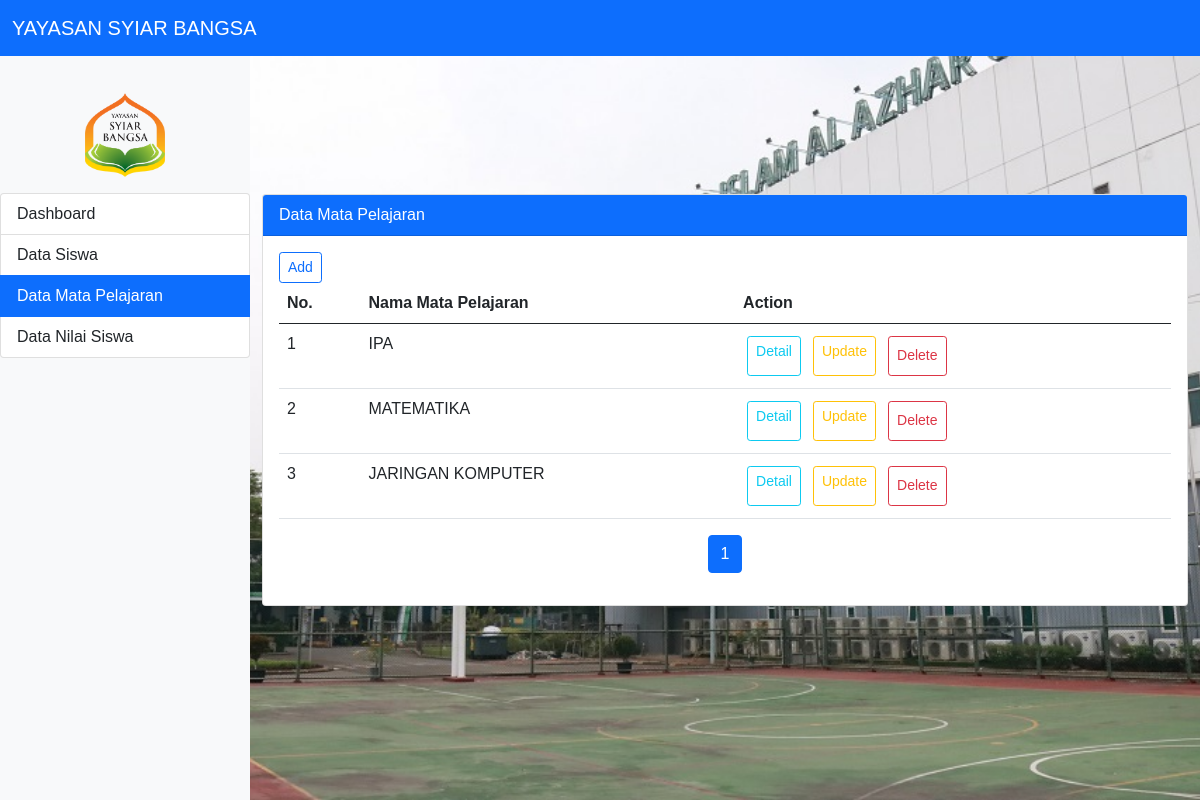
The page /view/pages/matapelajaran/mymatapelajaran.php (signed in) on the database its author committed.
### tables this page shows
CREATE TABLE `mata_pelajaran` (
  `id_matpel` int(11) NOT NULL,
  `nama_matpel` varchar(50) NOT NULL,
  `created_at` timestamp NOT NULL DEFAULT CURRENT_TIMESTAMP,
  `updated_at` timestamp NOT NULL DEFAULT CURRENT_TIMESTAMP ON UPDATE CURRENT_TIMESTAMP
);

### view/pages/matapelajaran/mymatapelajaran.php (the view, shortened to what this page needs)
<?php
$conn = connectDB();
$limit = 5;
$page = isset($_GET['page']) ? (int)$_GET['page'] : 1;
$page = max($page, 1);
$offset = ($page - 1) * $limit;
$totalQuery = $conn->query("SELECT COUNT(*) AS total FROM mata_pelajaran");
$totalRow = $totalQuery->fetch_assoc();
$totalData = $totalRow['total'];
$totalPages = ceil($totalData / $limit);
$sql = "
    SELECT mata_pelajaran.id_matpel, mata_pelajaran.nama_matpel
    FROM mata_pelajaran
    LIMIT ? OFFSET ?
";
$stmt = $conn->prepare($sql);
$stmt->bind_param("ii", $limit, $offset);
$stmt->execute();
$result = $stmt->get_result();
?>
<!DOCTYPE html>
<html lang="en">
<head>
    <link rel="stylesheet" href="../../../assets/css/style.css">
    <link href="https://cdn.jsdelivr.net/npm/bootstrap@5.0.2/dist/css/bootstrap.min.css" rel="stylesheet">
</head>
<body>
    <nav class="navbar navbar-expand-lg navbar-dark bg-primary fixed-top">
        <div class="container-fluid">
            <a href="/view/pages/dashboard.php" class="navbar-brand">YAYASAN SYIAR BANGSA</a>
        </div>
    </nav>
    <div class="wrapper">
        <nav id="sidebar" class="bg-light sidebar">
            <div class="text-center py-3">
                <img src="../../../assets/images/favicon.png" alt="Logo" class="img-fluid" style="max-width: 80px;">
            </div>
            <div class="list-group">
                <a href="/view/pages/dashboard.php" class="list-group-item list-group-item-action">Dashboard</a>
                <a href="/view/pages/siswa/mysiswa.php" class="list-group-item list-group-item-action">Data Siswa</a>
                <a href="/view/pages/matapelajaran/mymatapelajaran.php" class="list-group-item list-group-item-action active">Data Mata Pelajaran</a>
                <a href="/view/pages/nilai/mynilai.php" class="list-group-item list-group-item-action">Data Nilai Siswa</a>
            </div>
        </nav>
        <div id="content">
            <div class="container">
                <div class="row">
                    <div class="col-12">
                        <div class="card">
                            <div class="card-header bg-primary text-white">Data Mata Pelajaran</div>
                            <div class="card-body">
                                <div class="table-responsive">
                                    <a href="/view/pages/matapelajaran/addmatapelajaran.php" class="btn btn-sm btn-outline-primary">Add</a>
                                    <table class="table">
                                        <thead>
                                            <tr>
                                                <th>No.</th>
                                                <th>Nama Mata Pelajaran</th>
                                                <th>Action</th>
                                            </tr>
                                        </thead>
                                        <tbody>
                                        <?php
                                            if ($result->num_rows > 0) {
                                                $no = 1;
                                                while ($row = $result->fetch_assoc()) {
                                                    echo "<tr>";
                                                    echo "<td>" . $no++ . "</td>";
                                                    echo "<td>" . htmlspecialchars($row['nama_matpel']) . "</td>";
                                                    echo "<td class='d-flex flex-wrap gap-1'>
                                                        <a href='/view/pages/matapelajaran/detailmatapelajaran.php?id=" . $row['id_matpel'] . "' class='btn btn-sm w-auto m-1 btn-outline-info'>Detail</a>
                                                        <a href='/view/pages/matapelajaran/updatematapelajaran.php?id=" . $row['id_matpel'] . "' class='btn btn-sm w-auto m-1 btn-outline-warning'>Update</a>
                                                        <form action='/view/pages/matapelajaran/deletematapelajaran.php' method='POST' onsubmit='return confirm(\"Apakah kamu yakin ingin menghapus mata pelajaran ini?\")' '>
                                                            <input type='hidden' name='id_matpel' value='" . $row['id_matpel'] . "'>
                                                            <button type='submit' class='btn btn-sm w-auto m-1 btn-outline-danger'>Delete</button>
                                                        </form>
                                                    </td>";
                                                    echo "</tr>";
                                                }
                                            } else {
                                                echo "<tr><td colspan='5' class='text-center'>No mata pelajaran found</td></tr>";
                                            }
                                        ?>
                                        </tbody>
                                    </table>
                                    <nav>
                                        <ul class="pagination justify-content-center">
                                            <?php for ($i = 1; $i <= $totalPages; $i++): ?>
                                                <li class="page-item <?= $page == $i ? 'active' : '' ?>">
                                                    <a class="page-link" href="?page=<?= $i ?>"><?= $i ?></a>
                                                </li>
                                            <?php endfor; ?>
                                        </ul>
                                    </nav>
                                </div>
                            </div>
                        </div>
                    </div>
                </div>
            </div>
        </div>
    </div>
</body>
</html>

### assets/css/style.css (style rules this page uses)
* { margin: 0; padding: 0; box-sizing: border-box; font-family: 'poppins', sans-serif; }
button { width: 100%; height: 40px; background: white; font-size: 1em; cursor: pointer; font-weight: 500; border-radius: 40px; }
.wrapper { display: flex; height: 100vh; width: 100%; }
#sidebar { width: 250px; top: 56px; height: 100vh; background: rgba(0, 0, 0, 0.8); color: white; padding-top: 20px; position: fixed; }
#content { margin-left: 250px; flex-grow: 1; display: flex; justify-content: center; align-items: center; position: relative; background: url('../images/background.png') no-repeat center center/cover; height: 100vh; }
.container { position: relative; z-index: 1; }

### rows shown on the page
mata_pelajaran: nama_matpel "IPA"
mata_pelajaran: nama_matpel "MATEMATIKA"
mata_pelajaran: nama_matpel "JARINGAN KOMPUTER"
